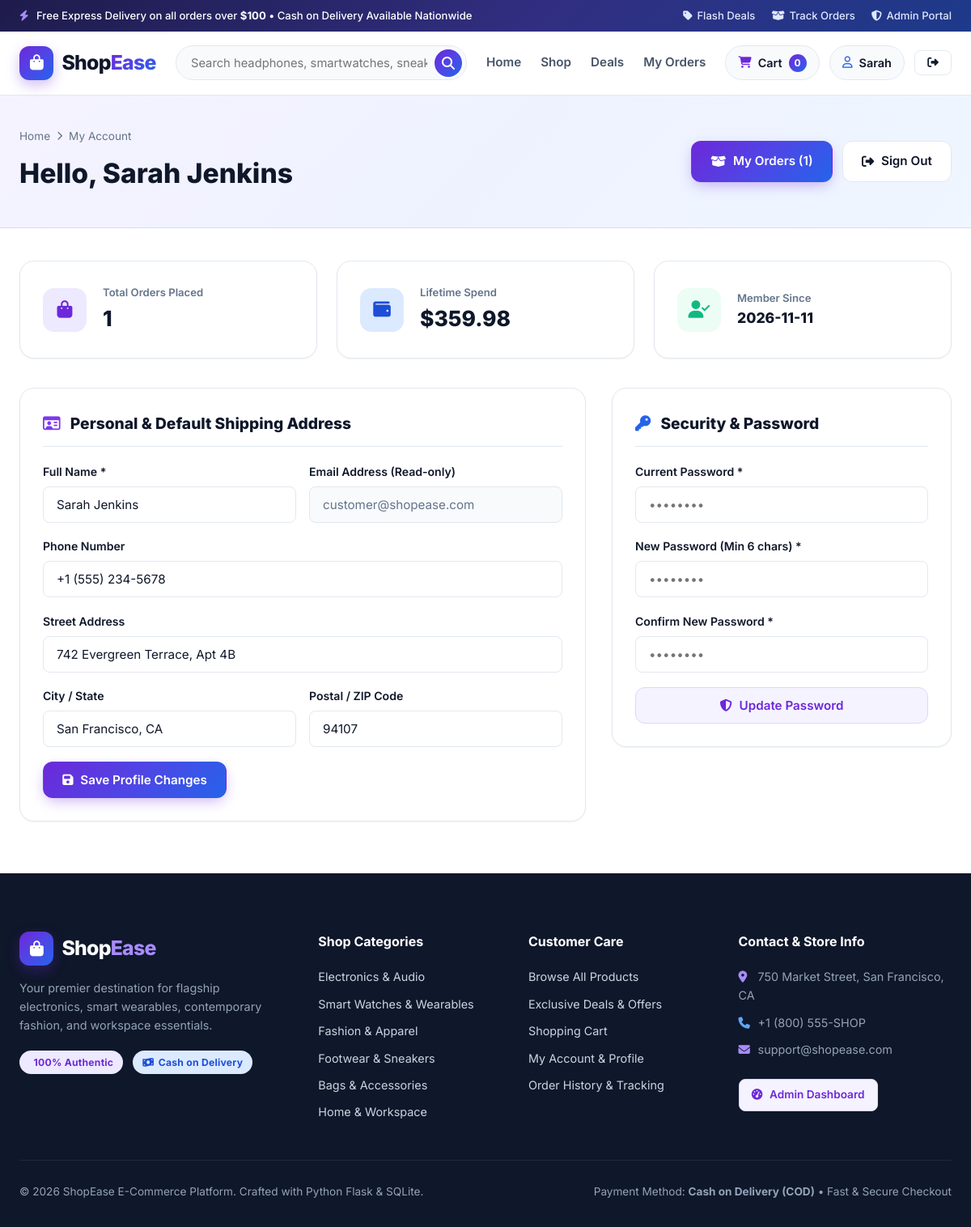
Screenshot of /profile (signed in) with the database file from the repository.
### tables this page shows
CREATE TABLE users (
            id INTEGER PRIMARY KEY AUTOINCREMENT,
            full_name TEXT NOT NULL,
            email TEXT NOT NULL UNIQUE,
            password_hash TEXT NOT NULL,
            phone TEXT DEFAULT '',
            address TEXT DEFAULT '',
            city TEXT DEFAULT '',
            postal_code TEXT DEFAULT '',
            created_at TIMESTAMP DEFAULT CURRENT_TIMESTAMP
        );

CREATE TABLE categories (
            id INTEGER PRIMARY KEY AUTOINCREMENT,
            name TEXT NOT NULL UNIQUE,
            slug TEXT NOT NULL UNIQUE,
            description TEXT DEFAULT '',
            icon TEXT DEFAULT 'fa-box',
            image_url TEXT DEFAULT '',
            created_at TIMESTAMP DEFAULT CURRENT_TIMESTAMP
        );

### app.py (the view, shortened to what this page needs)
@app.route('/profile', methods=['GET', 'POST'])
@login_required
def profile():
    conn = get_db_connection()
    user_id = session['user_id']
    user = conn.execute('SELECT * FROM users WHERE id = ?', (user_id,)).fetchone()
    stats = conn.execute('''
        SELECT COUNT(*) AS total_orders,
               COALESCE(SUM(total_amount), 0) AS total_spent
        FROM orders
        WHERE user_id = ?
    ''', (user_id,)).fetchone()
    recent_orders = conn.execute('''
        SELECT * FROM orders
        WHERE user_id = ?
        ORDER BY id DESC
        LIMIT 3
    ''', (user_id,)).fetchall()
    conn.close()
    return render_template('profile.html', user=user, stats=stats, recent_orders=recent_orders)

### templates/profile.html (shortened to what this page needs)
{% extends "base.html" %}
{% block content %}
<section class="page-banner">
    <div class="container" style="display:flex;align-items:center;justify-content:space-between;flex-wrap:wrap;gap:1rem;">
        <div>
            <div class="breadcrumb">
                <a href="{{ url_for('index') }}">Home</a>
                <i class="fa-solid fa-chevron-right" style="font-size:0.7rem;"></i>
                <span>My Account</span>
            </div>
            <h1 style="font-size:2.1rem;font-weight:800;">Hello, {{ user['full_name'] }}</h1>
        </div>
        <div style="display:flex;gap:0.75rem;">
            <a href="{{ url_for('customer_orders') }}" class="btn btn-primary">
                <i class="fa-solid fa-box-open"></i> My Orders ({{ stats['total_orders'] }})
            </a>
            <a href="{{ url_for('logout') }}" class="btn btn-outline">
                <i class="fa-solid fa-right-from-bracket"></i> Sign Out
            </a>
        </div>
    </div>
</section>
<div class="container" style="padding:2.5rem 1.5rem 4rem;">
    <div style="display:grid;grid-template-columns:repeat(auto-fit, minmax(240px, 1fr));gap:1.5rem;margin-bottom:2.25rem;">
        <div class="form-card" style="display:flex;align-items:center;gap:1.25rem;">
            <div style="width:54px;height:54px;border-radius:14px;background:var(--purple-100);color:var(--purple-700);display:flex;align-items:center;justify-content:center;font-size:1.35rem;">
                <i class="fa-solid fa-bag-shopping"></i>
            </div>
            <div>
                <div style="font-size:0.82rem;color:var(--text-muted);font-weight:600;">Total Orders Placed</div>
                <div style="font-size:1.65rem;font-weight:800;">{{ stats['total_orders'] }}</div>
            </div>
        </div>
        <div class="form-card" style="display:flex;align-items:center;gap:1.25rem;">
            <div style="width:54px;height:54px;border-radius:14px;background:var(--blue-100);color:var(--blue-700);display:flex;align-items:center;justify-content:center;font-size:1.35rem;">
                <i class="fa-solid fa-wallet"></i>
            </div>
            <div>
                <div style="font-size:0.82rem;color:var(--text-muted);font-weight:600;">Lifetime Spend</div>
                <div style="font-size:1.65rem;font-weight:800;">${{ "%.2f"|format(stats['total_spent']) }}</div>
            </div>
        </div>
        <div class="form-card" style="display:flex;align-items:center;gap:1.25rem;">
            <div style="width:54px;height:54px;border-radius:14px;background:var(--success-bg);color:var(--success);display:flex;align-items:center;justify-content:center;font-size:1.35rem;">
                <i class="fa-solid fa-user-check"></i>
            </div>
            <div>
                <div style="font-size:0.82rem;color:var(--text-muted);font-weight:600;">Member Since</div>
                <div style="font-size:1.1rem;font-weight:800;">{{ user['created_at'][:10] }}</div>
            </div>
        </div>
    </div>
    <div style="display:grid;grid-template-columns:1.25fr 0.75fr;gap:2rem;align-items:start;">
        <div class="form-card">
            <h2 style="font-size:1.2rem;font-weight:800;margin-bottom:1.25rem;padding-bottom:0.75rem;border-bottom:1px solid var(--border-color);">
                <i class="fa-regular fa-id-card" style="color:var(--purple-600);margin-right:8px;"></i>
                Personal &amp; Default Shipping Address
            </h2>
            <form action="{{ url_for('profile') }}" method="POST">
                <div class="form-row-2">
                    <div class="form-group">
                        <label class="form-label">Full Name *</label>
                        <input type="text" name="full_name" required class="form-control" value="{{ user['full_name'] }}">
                    </div>
                    <div class="form-group">
                        <label class="form-label">Email Address (Read-only)</label>
                        <input type="email" class="form-control" value="{{ user['email'] }}" disabled style="background:var(--bg-secondary);color:var(--text-muted);">
                    </div>
                </div>
                <div class="form-group">
                    <label class="form-label">Phone Number</label>
                    <input type="tel" name="phone" class="form-control" value="{{ user['phone'] }}" placeholder="+1 (555) 234-5678">
                </div>
                <div class="form-group">
                    <label class="form-label">Street Address</label>
                    <input type="text" name="address" class="form-control" value="{{ user['address'] }}" placeholder="742 Evergreen Terrace, Apt 4B">
                </div>
                <div class="form-row-2">
                    <div class="form-group">
                        <label class="form-label">City / State</label>
                        <input type="text" name="city" class="form-control" value="{{ user['city'] }}" placeholder="San Francisco, CA">
                    </div>
                    <div class="form-group">
                        <label class="form-label">Postal / ZIP Code</label>
                        <input type="text" name="postal_code" class="form-control" value="{{ user['postal_code'] }}" placeholder="94107">
                    </div>
                </div>
                <button type="submit" class="btn btn-primary">
                    <i class="fa-solid fa-floppy-disk"></i> Save Profile Changes
                </button>
            </form>
        </div>
        <div class="form-card">
            <h2 style="font-size:1.2rem;font-weight:800;margin-bottom:1.25rem;padding-bottom:0.75rem;border-bottom:1px solid var(--border-color);">
                <i class="fa-solid fa-key" style="color:var(--blue-600);margin-right:8px;"></i>
                Security &amp; Password
            </h2>
            <form action="{{ url_for('profile') }}" method="POST">
                <div class="form-group">
                    <label class="form-label">Current Password *</label>
                    <input type="password" name="current_password" required class="form-control" placeholder="••••••••">
                </div>
                <div class="form-group">
                    <label class="form-label">New Password (Min 6 chars) *</label>
                    <input type="password" name="new_password" required minlength="6" class="form-control" placeholder="••••••••">
                </div>
                <div class="form-group">
                    <label class="form-label">Confirm New Password *</label>
                    <input type="password" name="confirm_password" required minlength="6" class="form-control" placeholder="••••••••">
                </div>
                <button type="submit" class="btn btn-secondary btn-block">
                    <i class="fa-solid fa-shield-halved"></i> Update Password
                </button>
            </form>
        </div>
    </div>
</div>
{% endblock %}

### templates/base.html (shortened to what this page needs)
<!DOCTYPE html>
<html lang="en">
<head>
    <link rel="stylesheet" href="https://cdnjs.cloudflare.com/ajax/libs/font-awesome/6.5.1/css/all.min.css">
    <link rel="stylesheet" href="{{ url_for('static', filename='css/style.css') }}">
</head>
<body>
    <div class="top-promo-bar">
        <div class="container top-promo-inner">
            <div>
                <i class="fa-solid fa-bolt" style="color:#a78bfa;margin-right:6px;"></i>
                Free Express Delivery on all orders over <strong>$100</strong> &bull; Cash on Delivery Available Nationwide
            </div>
            <div class="top-promo-links">
                <a href="{{ url_for('deals') }}"><i class="fa-solid fa-tag"></i> Flash Deals</a>
                {% if current_user_id %}
                    <a href="{{ url_for('customer_orders') }}"><i class="fa-solid fa-box-open"></i> Track Orders</a>
                {% endif %}
                <a href="{{ url_for('admin_dashboard' if current_admin_id else 'admin_login') }}">
                    <i class="fa-solid fa-shield-halved"></i> Admin Portal
                </a>
            </div>
        </div>
    </div>
    <header class="navbar">
        <div class="container navbar-inner">
            <a href="{{ url_for('index') }}" class="brand-logo">
                <span class="brand-logo-icon"><i class="fa-solid fa-bag-shopping"></i></span>
                <span>Shop<span class="brand-text-gradient">Ease</span></span>
            </a>
            <form action="{{ url_for('shop') }}" method="GET" class="nav-search-form">
                <input
                    type="text"
                    name="q"
                    value="{{ request.args.get('q', '') }}"
                    class="nav-search-input"
                    placeholder="Search headphones, smartwatches, sneakers, brands..."
                    aria-label="Search products"
                >
                <button type="submit" class="nav-search-btn" aria-label="Submit search">
                    <i class="fa-solid fa-magnifying-glass"></i>
                </button>
            </form>
            <nav class="nav-links" id="nav-links">
                <a href="{{ url_for('index') }}" class="nav-link {% if request.endpoint == 'index' %}active{% endif %}">Home</a>
                <a href="{{ url_for('shop') }}" class="nav-link {% if request.endpoint == 'shop' %}active{% endif %}">Shop</a>
                <a href="{{ url_for('deals') }}" class="nav-link {% if request.endpoint == 'deals' %}active{% endif %}">Deals</a>
                {% if current_user_id %}
                    <a href="{{ url_for('customer_orders') }}" class="nav-link {% if request.endpoint == 'customer_orders' %}active{% endif %}">My Orders</a>
                {% endif %}
            </nav>
            <div class="nav-actions">
                <a href="{{ url_for('cart') }}" class="nav-icon-btn" title="Shopping Cart">
                    <i class="fa-solid fa-cart-shopping" style="color:var(--purple-700);"></i>
                    <span>Cart</span>
                    <span class="cart-badge" data-cart-badge>{{ cart_count }}</span>
                </a>
                {% if current_user_id %}
                    <a href="{{ url_for('profile') }}" class="nav-icon-btn" title="My Profile">
                        <i class="fa-regular fa-user" style="color:var(--blue-600);"></i>
                        <span>{{ current_user_name.split(' ')[0] }}</span>
                    </a>
                    <a href="{{ url_for('logout') }}" class="btn btn-outline btn-sm" title="Logout">
                        <i class="fa-solid fa-right-from-bracket"></i>
                    </a>
                {% endif %}
            </div>
        </div>
    </header>
    <main>
        {% block content %}{% endblock %}
    </main>
    <footer class="site-footer">
        <div class="container">
            <div class="footer-grid">
                <div>
                    <a href="{{ url_for('index') }}" class="brand-logo" style="color:#ffffff;margin-bottom:1rem;">
                        <span class="brand-logo-icon"><i class="fa-solid fa-bag-shopping"></i></span>
                        <span>Shop<span style="color:#a78bfa;">Ease</span></span>
                    </a>
                    <p style="font-size:0.9rem;color:#94a3b8;max-width:340px;margin-bottom:1.25rem;">
                        Your premier destination for flagship electronics, smart wearables, contemporary fashion, and workspace essentials.
                    </p>
                    <div style="display:flex;gap:0.75rem;">
                        <a href="{{ url_for('shop') }}" class="badge badge-purple"> 100% Authentic</a>
                        <a href="{{ url_for('shop') }}" class="badge badge-blue"><i class="fa-solid fa-money-bill-wave"></i> Cash on Delivery</a>
                    </div>
                </div>
                <div>
                    <h4 class="footer-title">Shop Categories</h4>
                    <ul class="footer-links">
                        {% for cat in nav_categories %}
                            <li><a href="{{ url_for('shop', category=cat['slug']) }}">{{ cat['name'] }}</a></li>
                        {% endfor %}
                    </ul>
                </div>
                <div>
                    <h4 class="footer-title">Customer Care</h4>
                    <ul class="footer-links">
                        <li><a href="{{ url_for('shop') }}">Browse All Products</a></li>
                        <li><a href="{{ url_for('deals') }}">Exclusive Deals & Offers</a></li>
                        <li><a href="{{ url_for('cart') }}">Shopping Cart</a></li>
                        <li><a href="{{ url_for('profile') }}">My Account & Profile</a></li>
                        <li><a href="{{ url_for('customer_orders') }}">Order History & Tracking</a></li>
                    </ul>
                </div>
                <div>
                    <h4 class="footer-title">Contact & Store Info</h4>
                    <ul class="footer-links" style="color:#94a3b8;">
                        <li><i class="fa-solid fa-location-dot" style="color:#a78bfa;width:20px;"></i> 750 Market Street, San Francisco, CA</li>
                        <li><i class="fa-solid fa-phone" style="color:#60a5fa;width:20px;"></i> +1 (800) 555-SHOP</li>
                        <li><i class="fa-solid fa-envelope" style="color:#a78bfa;width:20px;"></i> support@shopease.com</li>
                        <li style="margin-top:0.5rem;">
                            <a href="{{ url_for('admin_login') }}" class="btn btn-sm btn-secondary" style="margin-top:0.4rem;">
                                <i class="fa-solid fa-gauge-high"></i> Admin Dashboard
                            </a>
                        </li>
                    </ul>
                </div>
            </div>
            <div class="footer-bottom">
                <span>&copy; 2026 ShopEase E-Commerce Platform. Crafted with Python Flask &amp; SQLite.</span>
                <span>Payment Method: <strong>Cash on Delivery (COD)</strong> &bull; Fast &amp; Secure Checkout</span>
            </div>
        </div>
    </footer>
</body>
</html>

### rows the page displays
users: full_name "Sarah Jenkins", created_at "2026-11-11", email "customer@shopease.com", phone "+1 (555) 234-5678", address "742 Evergreen Terrace, Apt 4B", city "San Francisco, CA", postal_code "94107"
categories: name "Electronics & Audio"
categories: name "Smart Watches & Wearables"
categories: name "Fashion & Apparel"
categories: name "Footwear & Sneakers"
categories: name "Bags & Accessories"
categories: name "Home & Workspace"

### other values shown
{{ cart_count }} "0"
{{ current_user_name.split(' ')[0] }} "Sarah"
{{ stats['total_orders'] }} "1"
{{ "%.2f"|format(stats['total_spent']) }} "359.98"
